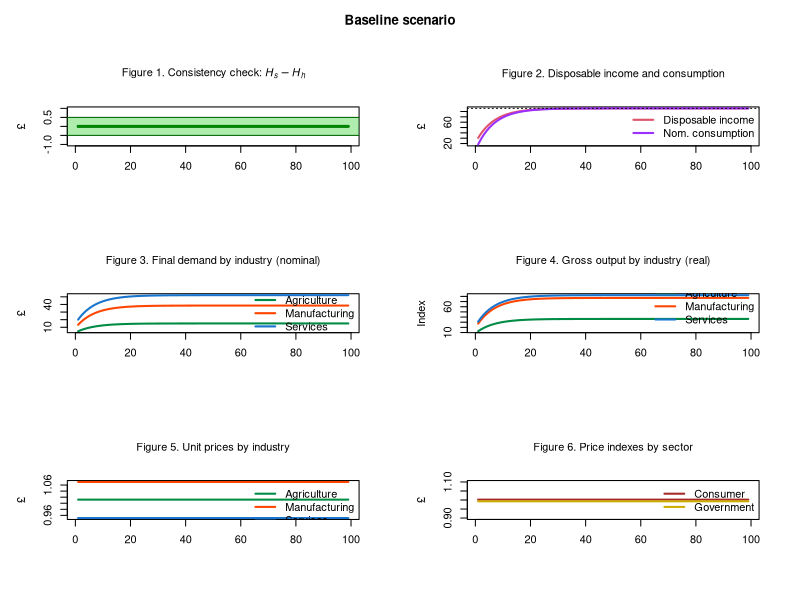
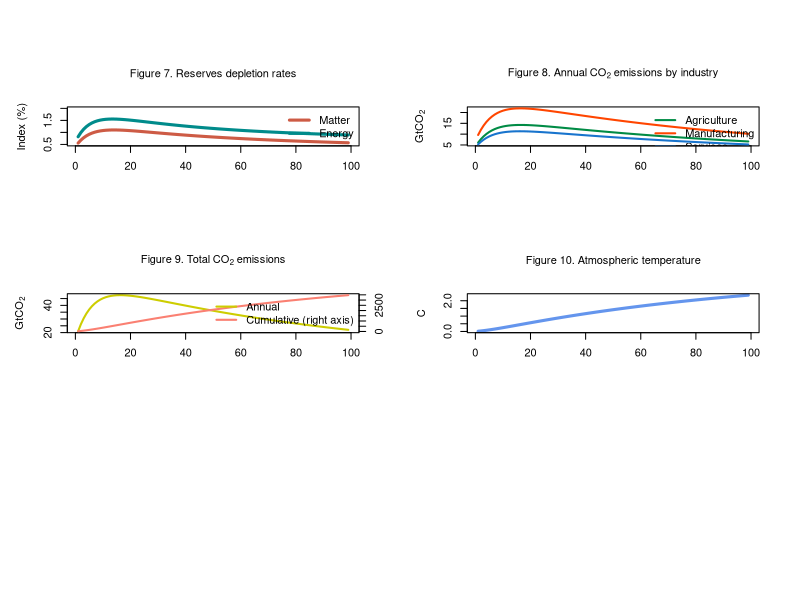

Here is the R script that generated these plots, in order:
# ECO-3IO-SFC MODEL (BASED ON MODEL PC + 3-INDUSTRY IO TABLES + ECOSYSTEM)
# Created by Marco Veronese Passarella
# Last revision: 6 August 2025

# PREPARE THE ENVIRONMENT ####

# Clear Environment
rm(list=ls(all=TRUE))

# Clear Plots
if(!is.null(dev.list())) dev.off()

# Clear Console
cat("\014")

# Set directory/folder
#setwd("C:/Users/...")

# set number of periods
nPeriods = 100

# Set number of scenarios
nScenarios = 2 

# Set number of industries
nIndustries = 3

# Define number of iterations
nIterations <- 100

# SET THE COEFFICIENTS (EXOGENOUS VARIABLES AND PARAMETERS) ####

alpha10 <- 0.8 #Autonomous component of propensity to consume out of income
alpha11 <- 8 #Interest rate elasticity of propensity to consume out of income (minus sign)
alpha2 <- 0.4 #Propensity to consume out of wealth
w <- 0.4 #Uniform wage rate
mu <- 0.875 #Uniform mark-up
pr1 <- 3.5 #Labour productivity in industry 1
pr2 <- 5 #Labour productivity in industry 2
pr3 <- 2.2 #Labour productivity in industry 3
lambda0 <- 0.635 #Autonomous share of bills
lambda1 <- 5 #Elasticity of bills demand to interest rate
lambda2 <- 0.01 #Elasticity of bills demand to yd/v
theta <- 0.2 #Tax rate on income
r_bar <- matrix(data=0.025,nrow=nScenarios,ncol=nPeriods) #Interest rate as policy instrument
beta1_c_bar <- 0.15 #Household consumption share of product 1
beta2_c_bar <- 0.35 #Household consumption share of product 2
beta3_c_bar <- 0.50 #Household consumption share of product 3
beta1_g_bar <- 0.10 #Government consumption share of product 1
beta2_g_bar <- 0.30 #Government consumption share of product 2
beta3_g_bar <- 0.60 #Government consumption share of product 3
a11 <- 0.11 #Quantity of product 1 necessary to produce one unit of product 1
a12 <- 0.12 #Quantity of product 1 necessary to produce one unit of product 2
a13 <- 0.10 #Quantity of product 1 necessary to produce one unit of product 3
a21 <- 0.21 #Quantity of product 2 necessary to produce one unit of product 1
a22 <- 0.22 #Quantity of product 2 necessary to produce one unit of product 2
a23 <- 0.20 #Quantity of product 2 necessary to produce one unit of product 3
a31 <- 0.15 #Quantity of product 3 necessary to produce one unit of product 1
a32 <- 0.18 #Quantity of product 3 necessary to produce one unit of product 2
a33 <- 0.10 #Quantity of product 3 necessary to produce one unit of product 3

# CREATE VARIABLES AND ATTRIBUTE INITIAL VALUES ####

# Use 'array' function to create 3-dimension variables
x <- array(data=0,dim=c(nScenarios,nPeriods,nIndustries)) #Gross output by industry (real)
d <- array(data=0,dim=c(nScenarios,nPeriods,nIndustries)) #Demand by industry (real)
beta_c <- array(data=0,dim=c(nScenarios,nPeriods,nIndustries)) #Real consumption composition
beta_g <- array(data=0,dim=c(nScenarios,nPeriods,nIndustries)) #Real government expenditure composition
p <- array(data=1,dim=c(nScenarios,nPeriods,nIndustries)) #Unit prices

# Create matrix of coefficients
A <- matrix(data=0,nrow=nIndustries,ncol=nIndustries) #2D matrix of technical coefficients
I <- diag(x=1, nrow=nIndustries, ncol=nIndustries) #2D diagonal matrix
A4 <- array(data=0,dim=c(nScenarios,nPeriods,nIndustries,nIndustries)) #4D matrix of technical coefficients

# Other 2-dimension variables
alpha1 <- matrix(data=alpha10-alpha11*r_bar,nrow=nScenarios,ncol=nPeriods) #Propensity to consume out of income
b_cb <- matrix(data=0,nrow=nScenarios,ncol=nPeriods) #Government bills held by Central Bank
b_h <- matrix(data=0,nrow=nScenarios,ncol=nPeriods) #Government bills held by households
b_s <- matrix(data=0,nrow=nScenarios,ncol=nPeriods) #Government bills supplied by government
h_h <- matrix(data=0,nrow=nScenarios,ncol=nPeriods) #Cash money held by households
h_s <- matrix(data=0,nrow=nScenarios,ncol=nPeriods) #Cash money supplied by central bank
r <- matrix(data=r_bar,nrow=nScenarios,ncol=nPeriods) #Interest rate on government bills
t <- matrix(data=0,nrow=nScenarios,ncol=nPeriods) #Taxes
v <- matrix(data=0,nrow=nScenarios,ncol=nPeriods) #Households wealth
yd <- matrix(data=0,nrow=nScenarios,ncol=nPeriods) #Disposable income of households
cons <- matrix(data=0,nrow=nScenarios,ncol=nPeriods) #Consumption (real)
g <- matrix(data=20,nrow=nScenarios,ncol=nPeriods) #Government expenditure (real)
y <- matrix(data=0,nrow=nScenarios,ncol=nPeriods) #Value of net output (GDP)
p_c <- matrix(data=1,nrow=nScenarios,ncol=nPeriods) #Average price for the consumers
p_g <- matrix(data=1,nrow=nScenarios,ncol=nPeriods) #Average price for the government
infl <- matrix(data=1,nrow=nScenarios,ncol=nPeriods) #Inflation tax (see Godley and Lavoie, 9.2.4 and 9.3.1)

# Ecosystem variables and coefficients ####

# Variables
x_mat <- matrix(data=0,nrow=nScenarios,ncol=nPeriods) #Production of material goods 
x_dur <- matrix(data=0,nrow=nScenarios,ncol=nPeriods) #Material content of durable consumption goods (only durables feed the socio-economic stock)
mat <- matrix(data=0,nrow=nScenarios,ncol=nPeriods) #Extracted matter  
rec <- matrix(data=0,nrow=nScenarios,ncol=nPeriods) #Recycled socio-economic stock  
dis <- matrix(data=0,nrow=nScenarios,ncol=nPeriods) #Discarded socioeconomic stock            
kh <- matrix(data=0,nrow=nScenarios,ncol=nPeriods) #Socio-economic stock       
en <- matrix(data=0,nrow=nScenarios,ncol=nPeriods) #Total energy required for production
ren <- matrix(data=0,nrow=nScenarios,ncol=nPeriods) #Renewable energy
nen <- matrix(data=0,nrow=nScenarios,ncol=nPeriods) #Non-renewable energy                         
co2_cum <- matrix(data=0,nrow=nScenarios,ncol=nPeriods) #Cumulative emissions
wa <- matrix(data=0,nrow=nScenarios,ncol=nPeriods) #Waste by industry
temp <- matrix(data=0,nrow=nScenarios,ncol=nPeriods) #Atmospheric temperature 
k_m <- matrix(data=6000,nrow=nScenarios,ncol=nPeriods) #Matter reserves
conv_m <- matrix(data=0,nrow=nScenarios,ncol=nPeriods) #Conversion of matter resources into reserves
res_m <- matrix(data=388889,nrow=nScenarios,ncol=nPeriods) #Matter resources
k_e <- matrix(data=37000,nrow=nScenarios,ncol=nPeriods) #Energy reserves
conv_e <- matrix(data=0,nrow=nScenarios,ncol=nPeriods) #Conversion of energy resources into reserves
res_e <- matrix(data=542000,nrow=nScenarios,ncol=nPeriods) #Energy resources
dc <- array(data=0,dim=c(nScenarios,nPeriods,nIndustries)) #Stock of durable goods by industry/product
emis <- matrix(data=0,nrow=nScenarios,ncol=nPeriods) #Annual emissions by industry
cen <- matrix(data=0,nrow=nScenarios,ncol=nPeriods) #Carbon mass of energy
o2 <- matrix(data=emis-cen,nrow=nScenarios,ncol=nPeriods) #Mass of oxygen 
beta_e <- matrix(data=0.07,nrow=nScenarios,ncol=nPeriods) #CO2 intensity of non-renewable energy sources
emis_by_ind <- array(data=1,dim=c(nScenarios,nPeriods,nIndustries)) #Annual emissions by industry

# Coefficients
rho_dis <- 0.2 #Recycling rate
g_beta_e <- 0.01 #Declining rate of CO2 intensity of non-renewable energy sources (quite high!)
tcre <- 1.65/1000 #Transient climate response to cumulative carbon emissions (degrees C per GtC)
fnc <- 0.34 #Non-CO2 fraction of total anthropogenic forcing
sigma_m <- 0.0005 #Conversion rate of matter resources into reserves
car <- 3.67 #Coefficient converting Gt of carbon into Gt of CO2
sigma_e <- 0.003 #Conversion rate of energy resources into reserves
mu_mat <- matrix(data=c(0.4,0.7,0.3),nrow=nIndustries,ncol=1) #Material intensity coefficients by industry
zeta_dc <- matrix(data=c(0.025,0.035,0.020),nrow=nIndustries,ncol=1) #Percentages of discarded socio-economic stock by industry
xi_dc <- matrix(data=c(0.05,0.50,0.01),nrow=nIndustries,ncol=1) #Shares of consumption goods that are durable
eps_en <- matrix(data=c(8,6,3),nrow=nIndustries,ncol=1) #Energy intensity coefficients by industry                                          
eta_en <- matrix(data=c(0.12,0.15,0.18),nrow=nIndustries,ncol=1) #Shares of renewable energy in total energy by industry       
alpha12 <- matrix(data=0,nrow=nScenarios,ncol=nPeriods) #Temperature elasticity of propensity to consume out of income

# RUN THE MODEL ####

# DEFINE THE LOOPS

# Choose scenario
for (j in 1:nScenarios){
  
  # Define time loop
  for (i in 2:nPeriods){
    
    # Define iterations
    for (iterations in 1:nIterations){
      
      # Add alternative scenarios as exogenous shocks
      
      # Shock 1: higher temperature elasticity of propensity to consume out of income
      if (i>=50 && j==2){
          #alpha12[j,i]=alpha12[j,i-1]+0.1 # Option 1: growing over time
          alpha12[j,i]=4 # Option 2: one-off shock
        }
      
      # A) Matrix of technical coefficients ####
      
      # 4D matrix of technical coefficients
      A4[j,i,,]=matrix(c(a11,a12,a13,
                         a21,a22,a23,
                         a31,a32,a33), nrow=3, byrow=TRUE)                  
      
      # 2D matrix of technical coefficients
      A = A4[j,i,,]          
      
      
      # B) Define consumption shares ####
      
      # Household real consumption shares
      beta_c[j,i,1]=beta1_c_bar
      beta_c[j,i,2]=beta2_c_bar
      beta_c[j,i,3]=beta3_c_bar
      
      # Government real consumption shares
      beta_g[j,i,1]=beta1_g_bar
      beta_g[j,i,2]=beta2_g_bar
      beta_g[j,i,3]=beta3_g_bar
      
      
      # C) Input-output structure ####
      
      # Real final demand vector by industry - eq. 15
      d[j,i,] = beta_c[j,i,]*cons[j,i] + beta_g[j,i,]*g[j,i]
      
      # Real gross output by industry  - eq. 16
      x[j,i,] = solve(I-A) %*% d[j,i,]
      
      # Value of net output (GDP)  - eq. 1.A
      y[j,i] = t(p[j,i,]) %*% d[j,i,]
      
      
      # D) Price setting ####
      
      # Set unit prices for each industry - eq. 17
      p[j,i,1] = (w/pr1) + (p[j,i,1]*A[1,1] + p[j,i,2]*A[2,1] + p[j,i,3]*A[3,1])*(1 + mu) 
      p[j,i,2] = (w/pr2) + (p[j,i,1]*A[1,2] + p[j,i,2]*A[2,2] + p[j,i,3]*A[3,2])*(1 + mu) 
      p[j,i,3] = (w/pr3) + (p[j,i,1]*A[1,3] + p[j,i,2]*A[2,3] + p[j,i,3]*A[3,3])*(1 + mu) 
      
      # Average price for the consumers - eq. 18
      p_c[j,i] = t(p[j,i,]) %*% beta_c[j,i,]
      
      # Average price for the government - eq. 19
      p_g[j,i] = t(p[j,i,]) %*% beta_g[j,i,]
      
      
      # E) Households' behaviour ####
      
      # Disposable income - eq. 2
      yd[j,i] = y[j,i] - t[j,i] + r[j,i-1]*b_h[j,i-1]
      
      # Wealth accumulation - eq. 4 
      v[j,i] = v[j,i-1] + (yd[j,i] - p_c[j,i]*cons[j,i])
      
      # Real consumption function with no monetary illusion - eq. 5.A.1 
      cons[j,i] = alpha1[j,i]*((yd[j,i]/p_c[j,i])-infl[j,i]) + alpha2*v[j,i-1]/p_c[j,i]
      
      # Inflation tax for households - eq. 5.A.1
      infl[j,i] = ((p_c[j,i]-p_c[j,i-1])/p_c[j,i-1])*(v[j,i-1]/p_c[j,i])
      
      
      # F) Portfolio equations ####
      
      # Demand for cash money - eq. 6
      h_h[j,i] = v[j,i] - b_h[j,i]
      
      # Demand for government bills - eq. 7
      b_h[j,i] = v[j,i]*(lambda0 + lambda1*r[j,i] - lambda2*(yd[j,i]/v[j,i]))
      
      
      # G) Government ####
      
      # Tax payments - eq. 3 
      t[j,i] = theta*(y[j,i] + r[j,i-1]*b_h[j,i-1])
      
      # Supply of government bills - eq. 8
      b_s[j,i] = b_s[j,i-1] + ( p_g[j,i]*g[j,i] + r[j,i-1]*b_s[j,i-1]) - (t[j,i] + r[j,i-1]*b_cb[j,i-1])
      
      
      # H) Central bank ####
      
      # Supply of cash - eq. 9
      h_s[j,i] = h_s[j,i-1] + b_cb[j,i] - b_cb[j,i-1]
      
      # Government bills held by the central bank - eq. 10
      b_cb[j,i] = b_s[j,i] - b_h[j,i]
      
      # Interest rate as policy instrument - eq. 11
      r[j,i] = r_bar[j,i]
      
      
      # I) Ecosystem ####
      
      # Extraction of matter and waste ####
      
      # Production of material goods 
      x_mat[j,i] = t(mu_mat[,]) %*% x[j,i,]
      
      # Extraction of matter                                       
      mat[j,i] = x_mat[j,i] - rec[j,i]                                             
      
      # Recycled matter (of socioeconomic stock + industrial waste)
      rec[j,i] = rho_dis*dis[j,i]         
      
      # Discarded socioeconomic stock            
      dis[j,i] = t(mu_mat[,]) %*% (zeta_dc[,] * dc[j,i-1,])
      
      # Stock of durable consumption goods                 
      dc[j,i,] = dc[j,i-1,] + xi_dc[,] * beta_c[j,i,]*cons[j,i] - zeta_dc[,] * dc[j,i-1,]    # only the durable share of consumption (xi_dc) is accumulated
      
      # Material content of durable consumption goods (only durables feed the socio-economic stock)
      x_dur[j,i] = t(mu_mat[,]) %*% (xi_dc[,] * beta_c[j,i,]*cons[j,i])
      
      # Socioeconomic stock (non-durable goods and intermediate inputs become waste within the period)
      kh[j,i] = kh[j,i-1] + x_dur[j,i] - dis[j,i]       
      
      # Wasted socio-economic stock
      wa[j,i] = mat[j,i] - (kh[j,i]-kh[j,i-1])                                                                     
      
      
      # Use of energy, emissions and temperature ####
      
      # Energy required for production
      en[j,i] = t(eps_en[,]) %*% x[j,i,]                                          
      
      # Renewable energy at the end of the period
      ren[j,i] = t(eps_en[,]) %*% (eta_en[,]*x[j,i,])                         
      
      # Non-renewable energy
      nen[j,i] = en[j,i] - ren[j,i]                                                
      
      # Annual C02 emissions
      emis[j,i] = beta_e[j,i]*nen[j,i]   
      
      # Auxiliary calculations: annual C02 emissions by industry
      emis_by_ind[j,i,] = eps_en[,] * ((1-eta_en[,]) * x[j,i,]) * beta_e[j,i]
      
      # C02 emission rate
      beta_e[j,i] = beta_e[j,i-1]*(1-g_beta_e)   
      
      # Cumulative emissions
      co2_cum[j,i] = co2_cum[j,i-1] + emis[j,i]
      
      # Atmospheric temperature 
      temp[j,i] = (1/(1-fnc))*tcre*(co2_cum[j,i]/car) # co2_cum (GtCO2) converted into GtC, since tcre is per GtC
      
      
      # Resources and reserves #### 
      
      # Stock of material reserves
      k_m[j,i] = k_m[j,i-1] + conv_m[j,i] - mat[j,i]                      
      
      # Material resources converted to reserves 
      conv_m[j,i] = sigma_m*res_m[j,i]                                    
      
      # Stock of material resources
      res_m[j,i] = res_m[j,i-1] - conv_m[j,i]                            
      
      # Carbon mass of non-renewable energy 
      cen[j,i] = emis[j,i]/car                                            
      
      # Mass of oxygen 
      o2[j,i] = emis[j,i] - cen[j,i]                                      
      
      # Stock of energy reserves
      k_e[j,i] = k_e[j,i-1] + conv_e[j,i] - nen[j,i]                       
      
      # Energy resources converted to reserves 
      conv_e[j,i] = sigma_e*res_e[j,i]                                    
      
      # Stock of energy resources
      res_e[j,i] = res_e[j,i-1] - conv_e[j,i]                             
      
      
      # CLIMATE RELATED IMPACTS ####
      
      # Endogenous propensity to consume out of income - eq. 12.A
      alpha1[j,i] = alpha10 - alpha11*r[j,i-1] - alpha12[j,i] * (temp[j,i] - temp[j,i-1])   
      
    }
  }
}

# DEFINE PLOTTING LAYOUT AND COLOURS ####

# Layout
layout(matrix(c(1:6), 3, 2, byrow = TRUE))
par(mar = c(5.1+1, 4.1+1, 4.1+1, 2.1+1), 
    oma = c(0, 0, 3, 0))  

# Customized colours
mycol1 <- rgb(0, 200, 0, max = 255, alpha = 80)

# Considered time span
tspan <- nPeriods

# CONSISTENCY CHECK (REDUNDANT EQUATION) ####

# Create consistency statement and other info ####
aerror<-0
error<-0
for (j in 1:nScenarios){
  for (i in 2:(nPeriods-1)){
    error <- error + abs(h_s[j,i]-h_h[j,i])}}
aerror <- error/(nPeriods*nScenarios)
if ( aerror<0.1 ){cat(" *********************************** \n Good news! The model is watertight! \n", "Average error =", aerror, "< 0.1 \n", "Cumulative error =", error, "\n ***********************************")} else{
  if ( aerror<1 && aerror<1 ){cat(" *********************************** \n Minor issues with model consistency \n", "Average error =", aerror, "> 0.1 \n", "Cumulative error =", error, "\n ***********************************")}
  else{cat(" ******************************************* \n Warning: the model is not fully consistent! \n", "Average error =", aerror, "> 1 \n", "Cumulative error =", error, "\n *******************************************")} }      
cat("\n Number of industries =", nIndustries)
cat("\n Number of scenarios =", nScenarios)
cat("\n Number of iterations/t =", nIterations)
cat("\n ***********************************")

# Figure 1: redundant equation
plot(h_s[1,2:tspan]-h_h[1,2:tspan], type="l", col="darkgreen",lwd=3,lty=1,font.main=1,cex.main=1,
     main=expression("Figure 1. Consistency check: " * italic(H[phantom("")]["s"]) - italic(H[phantom("")]["h"])),
     cex.axis=1,cex.lab=1,ylab = '\u00A3',
     xlab = '',ylim = range(-1,1))
rect(xleft=-10,xright=tspan*1.1,ybottom=-0.5,ytop=0.5,col=mycol1,border=NA)
abline(h=c(-0.5,0.5),lwd=1,col="darkgreen")

# PLOT RESULTS ####

# Add title
title("Baseline scenario", outer = TRUE)

# Figure 2: disposable income and consumption
plot(yd[1,2:tspan],type="l", col=2, lwd=2, lty=1, font.main=1,cex.main=1,
     main="Figure 2. Disposable income and consumption",
     ylab = '\u00A3',xlab = '',ylim = range(min(cons[1,2:tspan]*p_c[1,2:tspan]),max(yd[1,2:tspan])),
     cex.axis=1,cex.lab=1)
lines(cons[1,2:tspan]*p_c[1,2:tspan],type="l",lwd=2,lty=1,col="purple1")
legend("right",c("Disposable income","Nom. consumption"),  bty = "n",
       cex=1, lty=c(1,1), lwd=c(2,2), col = c(2,"purple1"), box.lty=0)
abline(h=yd[1,nPeriods],col=1,lty=3)

# Figure 3: Final demand by industry 
plot(d[1,2:tspan,1]*p[1,2:tspan,1],type="l",lwd=2,col="springgreen4",
     main="Figure 3. Final demand by industry (nominal)",
     font.main=1,cex.main=1,
     ylab = '£',xlab = '',ylim=range(max(p[1,2:tspan,]*d[1,2:tspan,]),min(p[1,2:tspan,]*d[1,2:tspan,])))
lines(p[1,2:tspan,2]*d[1,2:tspan,2],type="l",lwd=2,col="orangered",lty=1)
lines(p[1,2:tspan,3]*d[1,2:tspan,3],type="l",lwd=2,col="dodgerblue3",lty=1)
legend("right",c("Agriculture","Manufacturing","Services"),  bty = 'n', cex=1, lty=c(1,1,1), lwd=c(2,2,2), col = c("springgreen4","orangered","dodgerblue3"), box.lty=0)

# Figure 4: Gross outputs by industry 
plot(x[1,2:tspan,1],type="l",lwd=2,col="springgreen4",
     main="Figure 4. Gross output by industry (real)",
     font.main=1,cex.main=1,
     ylab = 'Index',xlab = '',ylim=range(min(x[1,2:tspan,]),max(x[1,2:tspan,])))
lines(x[1,2:tspan,2],type="l",lwd=2,col="orangered",lty=1)
lines(x[1,2:tspan,3],type="l",lwd=2,col="dodgerblue3",lty=1)
legend("bottomright",c("Agriculture","Manufacturing","Services"),  bty = 'n', cex=1, lty=c(1,1,1), lwd=c(2,2,2), col = c("springgreen4","orangered","dodgerblue3"), box.lty=0)

# Figure 5: Unit prices by industry 
plot(p[1,2:tspan,1],type="l",lwd=2,col="springgreen4",
     main="Figure 5. Unit prices by industry",
     font.main=1,cex.main=1,
     ylab = '£',xlab = '',ylim=range(min(p[1,2:tspan,]),max(p[1,2:tspan,])))
lines(p[1,2:tspan,2],type="l",lwd=2,col="orangered",lty=1)
lines(p[1,2:tspan,3],type="l",lwd=2,col="dodgerblue3",lty=1)
legend("topright",c("Agriculture","Manufacturing","Services"),  bty = 'n', cex=1, lty=c(1,1,1), lwd=c(2,2,2), col = c("springgreen4","orangered","dodgerblue3"), box.lty=0)

# Figure 6: Price indexes by sector 
plot(p_c[1,2:tspan],type="l",lwd=2,col="brown",
     main="Figure 6. Price indexes by sector",
     font.main=1,cex.main=1,
     ylab = '£',xlab = '',ylim=range(0.9,1.1))
lines(p_g[1,2:tspan],type="l",lwd=2,col="gold3",lty=1)
legend("topright",c("Consumer","Government"),  bty = 'n', cex=1, lty=c(1,1), lwd=c(2,2), col = c("brown","gold3"), box.lty=0)

#Figure 7: reserves depletion rates 
plot(100*(mat[1,2:tspan]/k_m[1,1:(tspan-1)]),type="l",
     col="coral3", lwd=3, lty=1, font.main=1,cex.main=1,
     main="Figure 7. Reserves depletion rates",
     ylab = 'Index (%)',xlab = '',cex.axis=1,cex.lab=1,ylim=range(0.5,2))
lines(100*(nen[1,2:tspan]/k_e[1,1:(tspan-1)]),col="cyan4", lwd=3, lty=1)
legend("topright",c("Matter","Energy"),  bty = "n",
       cex=1, lty=c(1,1), lwd=c(3,3), col = c("coral3","cyan4"), box.lty=0)

# Figure 8: Annual CO2 emissions by industry 
plot(emis_by_ind[1,2:tspan,1],type="l",lwd=2,col="springgreen4",
     main=expression("Figure 8. Annual CO"[2]~"emissions by industry"),
     font.main=1,cex.main=1,
     ylab = expression('GtCO'[2]),xlab = '',ylim=range(min(emis_by_ind[1,2:tspan,]),max(emis_by_ind[1,2:tspan,])))
lines(emis_by_ind[1,2:tspan,2],type="l",lwd=2,col="orangered",lty=1)
lines(emis_by_ind[1,2:tspan,3],type="l",lwd=2,col="dodgerblue3",lty=1)
legend("topright",c("Agriculture","Manufacturing","Services"),  bty = 'n', cex=1, lty=c(1,1,1), lwd=c(2,2,2), col = c("springgreen4","orangered","dodgerblue3"), box.lty=0)

#Figure 9: Total emissions
plot(emis[1, 2:tspan], type = "l", col = "yellow3", lwd = 2, lty = 1, font.main = 1, cex.main = 1,
     main = expression("Figure 9. Total CO"[2]~"emissions"),
     ylab = expression('GtCO'[2]), xlab = '', 
     ylim = range(min(emis[1, 2:tspan]), max(emis[1, 2:tspan])),
     cex.axis = 1, cex.lab = 1)
par(new = TRUE)
plot(co2_cum[1, 2:tspan], type = "l", lwd = 2, lty = 1, col = "salmon",
     axes = FALSE, xlab = "", ylab = "", 
     ylim = range(min(co2_cum[1, 2:tspan]), max(co2_cum[1, 2:tspan])))
axis(4)  # Add right y-axis
#mtext("Cumulative Index", side = 4, line = 3, cex=0.8)  # Label for right y-axis
legend("right", c("Annual", "Cumulative (right axis)"), bty = "n",
       cex = 1, lty = c(1, 1), lwd = c(2, 2), col = c("yellow3", "salmon"), box.lty = 0)

#Figure 10: Atmospheric temperature
plot(temp[1,2:tspan],type="l",
     col="cornflowerblue", lwd=3, lty=1, font.main=1,cex.main=1,
     main="Figure 10. Atmospheric temperature",

     ylab = 'C',xlab = '',cex.axis=1,cex.lab=1)
